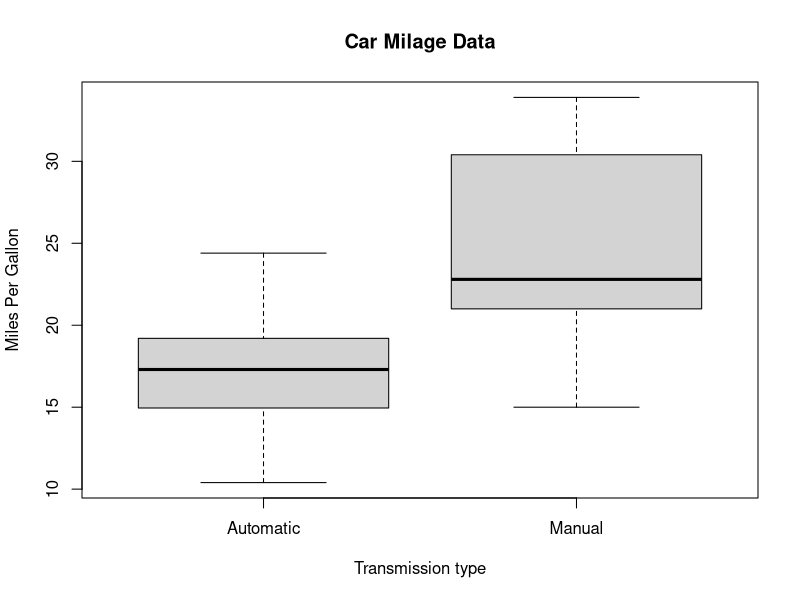
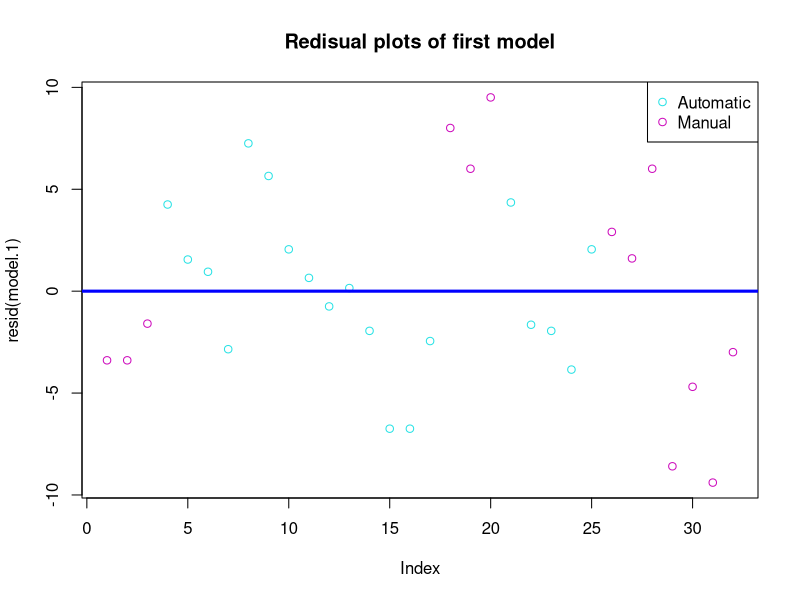
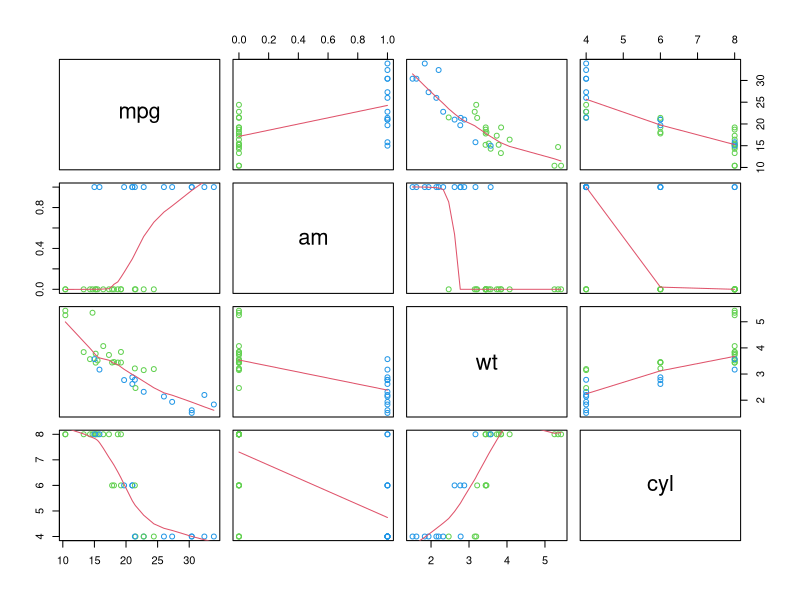

Here is the R script that generated these plots, in order:
## ---- chunk 1
library(knitr)
opts_chunk$set(dev = 'pdf', dpi = 92)
## ---- chunk 2
data(mtcars)
## ---- chunk 3
mtcars <- transform(mtcars, transmission = factor(mtcars$am,
                                                     levels = c(0,1),
                                                     labels = c("Automatic", "Manual")))
## ---- chunk 4
model.1 <- lm(mpg~transmission, data=mtcars)
## ---- chunk 5
model.1.summary <- summary(model.1)
## ---- chunk 6
model.2 <- lm(mpg ~ transmission + factor(cyl), mtcars)
## ---- chunk 7
model.2.summary <- summary(model.2)
## ---- chunk 8
model.3 <- lm(mpg ~ transmission + wt, mtcars)
model.3.summary <- summary(model.3)
## ---- chunk 9
model.3 <- lm(mpg ~ transmission + wt, mtcars)
## ---- chunk 10
model.3.summary <- summary(model.3)
## ---- chunk 11
pvalue.1vs2 <- anova(model.1, model.2)[[6]][2]
pvalue.1vs3 <- anova(model.1, model.3)[[6]][2]
## ---- chunk 12
head(mtcars)
## ---- chunk 13
boxplot(mpg~transmission,data=mtcars, main="Car Milage Data",
   xlab="Transmission type", ylab="Miles Per Gallon") 
## ---- chunk 14
grouptest <- t.test(mtcars$mpg[mtcars$am == 0], mtcars$mpg[mtcars$am == 1])
## ---- chunk 15
plot(resid(model.1), col = 5+ mtcars$am, main="Redisual plots of first model")
abline(0,0, col="blue", lw="3")
legend("topright",legend=c("Automatic", "Manual"), col=5 + c(0,1), pch=1)
## ---- chunk 16
pairs(mtcars[,c("mpg", "am", "wt", "cyl")], panel = panel.smooth, col=3+mtcars$am)
